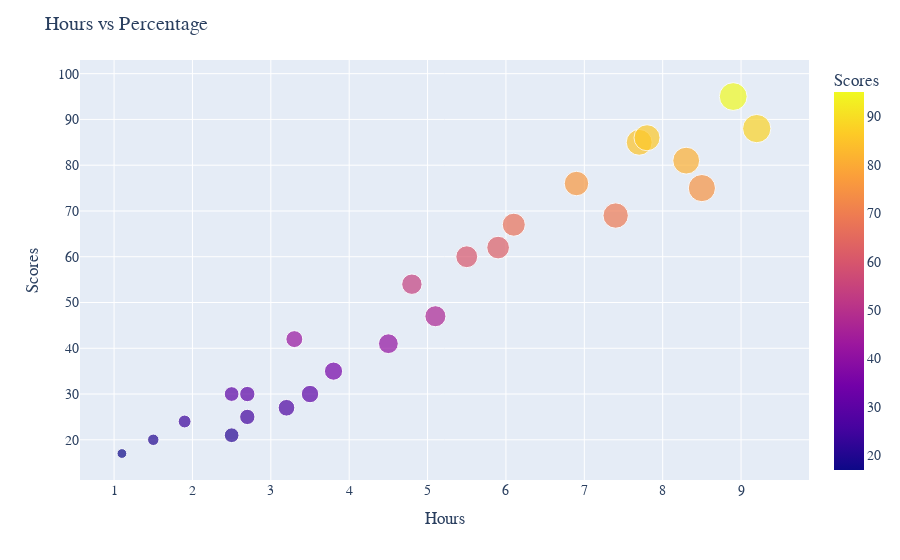

Here is the notebook cell this chart was saved with:
### Markdown cell above
>Let's try to visualize our dataset on 2-D graph to see if we can find any relationship between the data. using my one of my favourite libraries __(Plotly)__.

### Code cell
# Plotting the distribution of scores using a scatter plot.

# Importing plotly & plotting our data to get more insights.
import plotly.express as px
fig = px.scatter(data,x='Hours', y='Scores', color=data['Scores'],
                 size=data['Hours'])
fig.update_layout(
    title="Hours vs Percentage",
    font=dict(
        family="Courier New, monospace",
        size=14,
    )
)
fig.show()

### Figure 1 — Plotly figure (JSON) as saved in the notebook; plotly's stock layout.template omitted (floating-point values rounded to 4 significant figures)
{"data": [{"hovertemplate": "Hours=%{marker.size}<br>Scores=%{marker.color}<extra></extra>", "legendgroup": "", "marker": {"color": [21, 47, 27, 75, 30, 20, 88, 60, 81, 25, 85, 62, 41, 42, 17, 95, 30, 24, 67, 69, 30, 54, 35, 76, 86], "coloraxis": "coloraxis", "size": [2.5, 5.1, 3.2, 8.5, 3.5, 1.5, 9.2, 5.5, 8.3, 2.7, 7.7, 5.9, 4.5, 3.3, 1.1, 8.9, 2.5, 1.9, 6.1, 7.4, 2.7, 4.8, 3.8, 6.9, 7.8], "sizemode": "area", "sizeref": 0.023, "symbol": "circle"}, "mode": "markers", "name": "", "orientation": "v", "showlegend": false, "type": "scatter", "x": [2.5, 5.1, 3.2, 8.5, 3.5, 1.5, 9.2, 5.5, 8.3, 2.7, 7.7, 5.9, 4.5, 3.3, 1.1, 8.9, 2.5, 1.9, 6.1, 7.4, 2.7, 4.8, 3.8, 6.9, 7.8], "xaxis": "x", "y": [21, 47, 27, 75, 30, 20, 88, 60, 81, 25, 85, 62, 41, 42, 17, 95, 30, 24, 67, 69, 30, 54, 35, 76, 86], "yaxis": "y"}], "layout": {"coloraxis": {"colorbar": {"title": {"text": "Scores"}}, "colorscale": [[0, "#0d0887"], [0.1111, "#46039f"], [0.2222, "#7201a8"], [0.3333, "#9c179e"], [0.4444, "#bd3786"], [0.5556, "#d8576b"], [0.6667, "#ed7953"], [0.7778, "#fb9f3a"], [0.8889, "#fdca26"], [1, "#f0f921"]]}, "font": {"family": "Courier New, monospace", "size": 14}, "legend": {"itemsizing": "constant", "tracegroupgap": 0}, "margin": {"t": 60}, "title": {"text": "Hours vs Percentage"}, "xaxis": {"anchor": "y", "domain": [0, 1], "title": {"text": "Hours"}}, "yaxis": {"anchor": "x", "domain": [0, 1], "title": {"text": "Scores"}}}}
